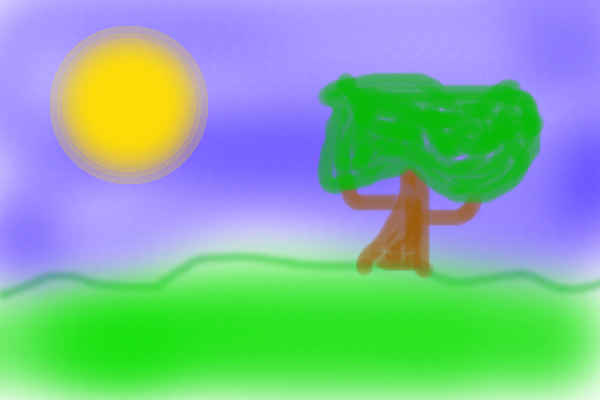
#> input picture data/landscape.png, 600 x 400 px, found by its file name
$ python run_saturation_example_rgb_0_to_1.py
#> lines starting #> are read from the running program, lines starting #| are printed output that depends on the picture
#> in main, data is the input picture: shape (400, 600, 3) float32; mean R, G, B 0.501, 0.703, 0.62
### dpemu/problemgenerator/node.py
# MIT License
#
# Copyright (c) 2019 Tuomas Halvari, Juha Harviainen, Juha Mylläri, Antti Röyskö, Juuso Silvennoinen
#
# Permission is hereby granted, free of charge, to any person obtaining a copy
# of this software and associated documentation files (the "Software"), to deal
# in the Software without restriction, including without limitation the rights
# to use, copy, modify, merge, publish, distribute, sublicense, and/or sell
# copies of the Software, and to permit persons to whom the Software is
# furnished to do so, subject to the following conditions:
#
# The above copyright notice and this permission notice shall be included in all
# copies or substantial portions of the Software.
#
# THE SOFTWARE IS PROVIDED "AS IS", WITHOUT WARRANTY OF ANY KIND, EXPRESS OR
# IMPLIED, INCLUDING BUT NOT LIMITED TO THE WARRANTIES OF MERCHANTABILITY,
# FITNESS FOR A PARTICULAR PURPOSE AND NONINFRINGEMENT. IN NO EVENT SHALL THE
# AUTHORS OR COPYRIGHT HOLDERS BE LIABLE FOR ANY CLAIM, DAMAGES OR OTHER
# LIABILITY, WHETHER IN AN ACTION OF CONTRACT, TORT OR OTHERWISE, ARISING FROM,
# OUT OF OR IN CONNECTION WITH THE SOFTWARE OR THE USE OR OTHER DEALINGS IN THE
# SOFTWARE.

import numpy as np
import copy


class Node:
    """[summary]

    [extended_summary]
    """

    def __init__(self, children):
        """
        Args:
            children ([type]): [description]
        """
        self.filters = []
        self.children = children

    def addfilter(self, error_filter):
        """Attach a filter (error source) to the node.

        Args:
            error_filter (object): A pre-existing or user-specified filter
        """
        self.filters.append(error_filter)

    def set_error_params(self, params_dict):
        """Set error parameters for the filter.

        Args:
            params_dict (dict): A Python dictionary.
        """
        for filter_ in self.filters:
            filter_.set_params(params_dict)
        for child in self.children:
            child.set_error_params(params_dict)

    def process(self, data, random_state, index_tuple=(), named_dims={}):
        pass

    def generate_error(self, data, error_params, random_state=np.random.RandomState(42)):
        """Returns the data with the desired errors introduced.

        The original data object is not modified. The error parameters must be provided as
        a dictionary whose keys are the parameter identifiers (given as parameters to the
        filters) and whose values are the desired parameter values.

        Args:
            data ([type]): [description]
            error_params ([type]): [description]
            random_state (mtrand.RandomState, optional): An instance of numpy.random.RandomState.
                Defaults to np.random.RandomState(42).

        Returns:
            [type]: [description]
        """
        copy_data = copy.deepcopy(data)
        copy_tree = copy.deepcopy(self)
        copy_tree.set_error_params(error_params)
        copy_tree.process(copy_data, random_state)
        return copy_data

    # [14 lines left out: function get_parametrized_tree, not called in this run]


class LeafNode(Node):
    """LeafNode is the superclass for all leaf node classes of the error generation tree.
    """

    def __init__(self):
        super().__init__([])

    def apply_filters(self, node_data, random_state, named_dims):
        for f in self.filters:
            f.apply(node_data, random_state, named_dims)


def get_node_data(data, index_tuple, make_array=True):
    """[summary]

    [extended_summary]

    Args:
        data ([type]): [description]
        index_tuple ([type]): [description]
        make_array (bool, optional): [description]. Defaults to True.

    Returns:
        [type]: [description]
    """
#> called with index_tuple = (), make_array = True
    index_list = list(index_tuple)
    while index_list:
        data = data[index_list.pop(0)]
    node_data_is_list = type(data) is list
#> node_data_is_list = False
    node_data_is_scalar = np.isscalar(data)
#> node_data_is_scalar = False
    node_data_is_tuple = type(data) is tuple
#> node_data_is_tuple = False
    if make_array and type(data) is not np.ndarray:
        data = np.array(data)
    return data, node_data_is_list, node_data_is_scalar, node_data_is_tuple


# [19 lines left out: function assign, not called in this run]

### dpemu/problemgenerator/array.py
# MIT License
#
# Copyright (c) 2019 Tuomas Halvari, Juha Harviainen, Juha Mylläri, Antti Röyskö, Juuso Silvennoinen
#
# Permission is hereby granted, free of charge, to any person obtaining a copy
# of this software and associated documentation files (the "Software"), to deal
# in the Software without restriction, including without limitation the rights
# to use, copy, modify, merge, publish, distribute, sublicense, and/or sell
# copies of the Software, and to permit persons to whom the Software is
# furnished to do so, subject to the following conditions:
#
# The above copyright notice and this permission notice shall be included in all
# copies or substantial portions of the Software.
#
# THE SOFTWARE IS PROVIDED "AS IS", WITHOUT WARRANTY OF ANY KIND, EXPRESS OR
# IMPLIED, INCLUDING BUT NOT LIMITED TO THE WARRANTIES OF MERCHANTABILITY,
# FITNESS FOR A PARTICULAR PURPOSE AND NONINFRINGEMENT. IN NO EVENT SHALL THE
# AUTHORS OR COPYRIGHT HOLDERS BE LIABLE FOR ANY CLAIM, DAMAGES OR OTHER
# LIABILITY, WHETHER IN AN ACTION OF CONTRACT, TORT OR OTHERWISE, ARISING FROM,
# OUT OF OR IN CONNECTION WITH THE SOFTWARE OR THE USE OR OTHER DEALINGS IN THE
# SOFTWARE.

from .node import LeafNode, get_node_data, assign


class Array(LeafNode):

    """An Array node represents a data array of any dimension (>= 0).

    One or more filters (error sources) can be added to the node.
    The filters are applied in the order in which they are added.

    You can optionally provide the constructor with a reshape parameter.
    In that case the filters attached to the node operate on data
    reshaped to the desired shape. The final shape of the data is
    unaffected.

    Constructor Args:
        reshape (tuple, optional): The data shape required by the
            node's filters if different from the actual shape of
            the data
    """

    def __init__(self, reshape=None):
        super().__init__()
        self.reshape = reshape

    def apply_filters(self, node_data, random_state, named_dims):
        """Apply filters to data contained in this array.

        Args:
            node_data (numpy.ndarray): Data to be modified as a Numpy array.
            random_state (mtrand.RandomState): An instance of numpy.random.RandomState.
            named_dims (dict): Named dimensions.
        """
        for f in self.filters:
            if self.reshape:
                original_shape = node_data.shape
                temp_data = node_data.reshape(self.reshape)
                f.apply(temp_data, random_state, named_dims)
                node_data[...] = temp_data.reshape(original_shape)
            else:
                f.apply(node_data, random_state, named_dims)

    def process(self, data, random_state, index_tuple=(), named_dims={}):
        """Apply all filters in this node.

        Args:
            data ([type]): [description]
            random_state (mtrand.RandomState): An instance of numpy.random.RandomState
            index_tuple (tuple, optional): The index of the node. Defaults to ().
            named_dims (dict, optional): Named dimensions. Defaults to {}.
        """
        node_data, is_list, is_scalar, is_tuple = get_node_data(data, index_tuple)
#> is_list = False; is_scalar = False; is_tuple = False
        if is_list:
            self.apply_filters(node_data, random_state, named_dims)
            assign(data, index_tuple, list(node_data))
        elif is_scalar:
            self.apply_filters(node_data, random_state, named_dims)
            assign(data, index_tuple, node_data[()])
        elif is_tuple:
            self.apply_filters(node_data, random_state, named_dims)
            assign(data, index_tuple, tuple(node_data))
        else:
            self.apply_filters(node_data, random_state, named_dims)


class TupleArray(Array):
    """A tuple consisting of Arrays.

    Args:
        Array (object): An Array node represents a data array of any dimension (>= 0).
    """

    def __init__(self):
        super().__init__([])

    def process(self, data, random_state, index_tuple=(), named_dims={}):
        pass

### dpemu/filters/image.py
# MIT License
#
# Copyright (c) 2019 Tuomas Halvari, Juha Harviainen, Juha Mylläri, Antti Röyskö, Juuso Silvennoinen
#
# Permission is hereby granted, free of charge, to any person obtaining a copy
# of this software and associated documentation files (the "Software"), to deal
# in the Software without restriction, including without limitation the rights
# to use, copy, modify, merge, publish, distribute, sublicense, and/or sell
# copies of the Software, and to permit persons to whom the Software is
# furnished to do so, subject to the following conditions:
#
# The above copyright notice and this permission notice shall be included in all
# copies or substantial portions of the Software.
#
# THE SOFTWARE IS PROVIDED "AS IS", WITHOUT WARRANTY OF ANY KIND, EXPRESS OR
# IMPLIED, INCLUDING BUT NOT LIMITED TO THE WARRANTIES OF MERCHANTABILITY,
# FITNESS FOR A PARTICULAR PURPOSE AND NONINFRINGEMENT. IN NO EVENT SHALL THE
# AUTHORS OR COPYRIGHT HOLDERS BE LIABLE FOR ANY CLAIM, DAMAGES OR OTHER
# LIABILITY, WHETHER IN AN ACTION OF CONTRACT, TORT OR OTHERWISE, ARISING FROM,
# OUT OF OR IN CONNECTION WITH THE SOFTWARE OR THE USE OR OTHER DEALINGS IN THE
# SOFTWARE.

from io import BytesIO
from math import sqrt, sin, cos, pi
import cv2
import numpy as np
import imutils
from PIL import Image
from scipy.ndimage import gaussian_filter
from dpemu.filters import Filter


class Blur(Filter):
    """Replaces the values of each pixel with the average values
    within the specified radius of it, iterated a given number of times.

    Inherits Filter class.
    """
    # [34 lines left out: functions __init__, apply, not called in this run]


class Resolution(Filter):
    """Makes resolution k times smaller.

    Resolution is changed with the formula:

    new_image[y][x] = image[k * (y // k)][k * (x // k)] for all y and x,

    where // is Python's integer division. K must be an integer.

    Inherits Filter class.
    """

    # [13 lines left out: functions __init__, apply, not called in this run]


class Rotation(Filter):
    """Rotates the image.

    If only min_angle is provided, the the image is rotated according to the angle.
    If both min_angle and max_angle are provided, then the rotation angle is chosen
    randomly from the uniform distribution Uniform(min_angle, max_angle).

    If the angle is positive, then the image is rotated counterclockwise.
    Otherwise, the image is rotated clockwise.

    Inherits Filter class.
    """

    # [32 lines left out: functions __init__, apply, not called in this run]


class Brightness(Filter):
    """Increases or decreases brightness in the image.

    scales the brightness of every pixel with the formula
    new = tar + (old - tar) e^(-2 rat old)
    where old is the old brightness value, new is the new brightness value,
    and rat and tar are parameters.

    tar is the target brightness value. The brightness of every pixel will move towards this value.
    rat is the ratio that is replaced with the new brightness value.
    The higher the ratio, the closer the new brightness values will be to the target brightness value.

    RGB values should be either reals in the range [0, 1] or integers in [0, 255].
    The range-parameter should be set to 1 in the first case and 255 in the second.

    Inherits Filter class.
    """

    # [29 lines left out: functions __init__, apply, not called in this run]


class BlurGaussian(Filter):
    """Blur image according to a zero-centered normal distribution.

    Create blur in images by applying a Gaussian filter.
    The standard deviation of the Gaussian is taken as a parameter.

    Inherits Filter class.
    """

    # [14 lines left out: functions __init__, apply, not called in this run]


class JPEG_Compression(Filter):
    """Applies JPEG compression to the image.

    Compresses the image into a JPEG, then uncompresses it.
    Quality should be in range [1, 100], the bigger the less loss.

    Inherits Filter class.
    """

    # [18 lines left out: functions __init__, apply, not called in this run]


class Rain(Filter):
    """Add rain to images.

    For every position in the image, creates a raindrop there with the given probability.

    RGB values should be either reals in the range [0, 1] or integers in [0, 255].
    The range-parameter should be set to 1 in the first case and 255 in the second.

    Inherits Filter class.
    """

    # [50 lines left out: functions __init__, apply, not called in this run]


class Snow(Filter):
    """Add snow to images.

    This filter adds snow to images, and it uses Pierrre Vigier's implementation
    of 2d perlin noise.

    Pierre Vigier's implementation of 2d perlin noise with slight changes.
    https://github.com/pvigier/perlin-numpy

    The original code is licensed under MIT License:

    MIT License

    Copyright (c) 2019 Pierre Vigier

    Permission is hereby granted, free of charge, to any person obtaining a copy
    of this software and associated documentation files (the "Software"), to deal
    in the Software without restriction, including without limitation the rights
    to use, copy, modify, merge, publish, distribute, sublicense, and/or sell
    copies of the Software, and to permit persons to whom the Software is
    furnished to do so, subject to the following conditions:

    The above copyright notice and this permission notice shall be included in all
    copies or substantial portions of the Software.

    THE SOFTWARE IS PROVIDED "AS IS", WITHOUT WARRANTY OF ANY KIND, EXPRESS OR
    IMPLIED, INCLUDING BUT NOT LIMITED TO THE WARRANTIES OF MERCHANTABILITY,
    FITNESS FOR A PARTICULAR PURPOSE AND NONINFRINGEMENT. IN NO EVENT SHALL THE
    AUTHORS OR COPYRIGHT HOLDERS BE LIABLE FOR ANY CLAIM, DAMAGES OR OTHER
    LIABILITY, WHETHER IN AN ACTION OF CONTRACT, TORT OR OTHERWISE, ARISING FROM,
    OUT OF OR IN CONNECTION WITH THE SOFTWARE OR THE USE OR OTHER DEALINGS IN THE
    SOFTWARE.

    Inherits Filter class.
    """

    # [119 lines left out: functions __init__, apply, not called in this run]


# TODO: transparency_percentage does not get values in range [0, 100] ??
class StainArea(Filter):
    """Adds stains to images.

    With the given probability at every pixel creates a black stain with the given transparency
    and radius generated by the radius_generator function given as a parameter.

    Inherits Filter class.
    """

    # [42 lines left out: functions __init__, apply, not called in this run]


class Saturation(Filter):
    """Increases or decreases saturation in the image.

    scales the saturation of every pixel with the formula
    new = tar + (old - tar) e^(-2 rat old)
    where old is the old saturation value, new is the new saturation value,
    and rat and tar are parameters.

    tar is the target saturation value. The saturation of every pixel will move towards this value.
    rat is the ratio that is replaced with the new saturation value.
    The higher the ratio, the closer the new saturation values will be to the target saturation value.

    RGB values should be either reals in the range [0, 1] or integers in [0, 255].
    The range-parameter should be set to 1 in the first case and 255 in the second.

    Inherits Filter class.
    """

    def __init__(self, tar_id, rat_id, range_id):
        """
        Args:
            tar_id (str): The key mapping to the target saturation value.
            rat_id (str): The key mapping to the ratio used to replace old saturation.
            range_id (str): The key mapping to the range of the RGB values.
        """
        super().__init__()
        self.tar_id = tar_id
        self.rat_id = rat_id
        self.range_id = range_id

    def apply(self, node_data, random_state, named_dims):
        nd = node_data.astype("float32")
        if self.range == 255:
            nd[...] = node_data * (1 / self.range)

        hls = cv2.cvtColor(nd, cv2.COLOR_RGB2HLS)
#> hls: shape (400, 600, 3) float32; mean of channels 0, 1, 2 174.7, 0.7, 0.8
        mult = 1 - np.exp(-2 * self.rat * hls[:, :, 2])
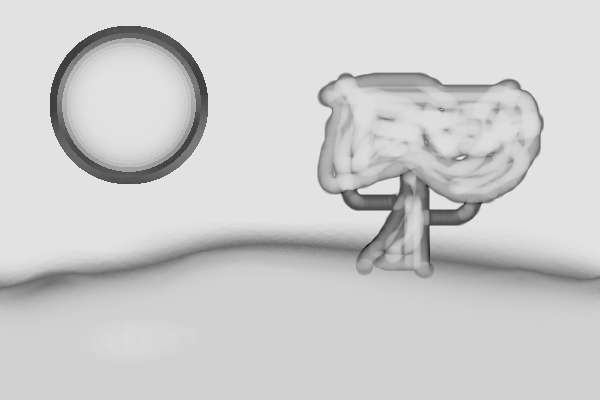
#> mult: shape (400, 600) float32; min 0.0374, max 0.889, mean 0.807
        hls[:, :, 2] = hls[:, :, 2] * (1 - mult) + self.tar * mult
#> hls: shape (400, 600, 3) float32; mean of channels 0, 1, 2 174.7, 0.7, 0.9
        nd[...] = cv2.cvtColor(hls, cv2.COLOR_HLS2RGB)
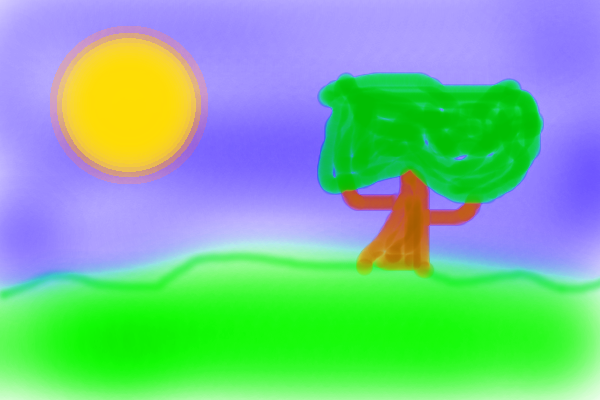
#> nd: shape (400, 600, 3) float32; mean R, G, B 0.472, 0.737, 0.591
#> (the rest of the program and of its run is left out)
